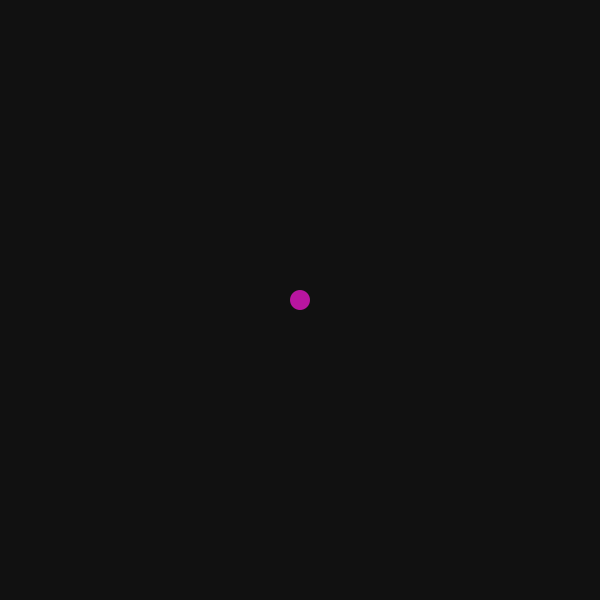
Frame 1 (no input)
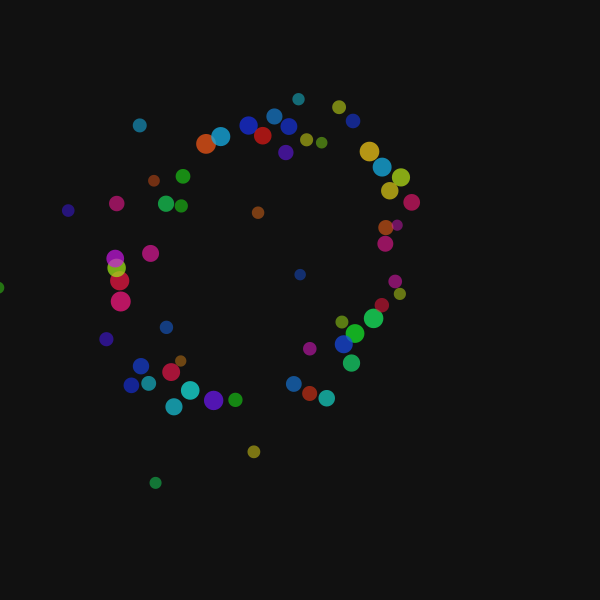
Frame 60 (the mouse pressed at the canvas centre just before this capture)
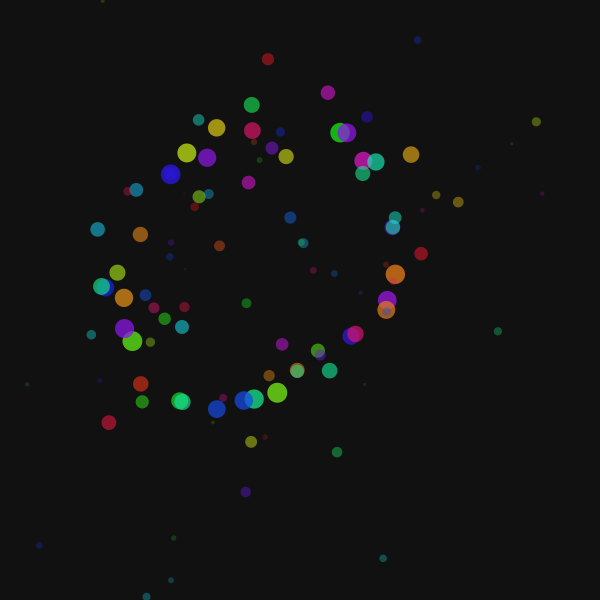
Frame 120 (the mouse held since frame 60 and released just before this capture)

The Processing sketch that drew these frames (run headless with seeded random() and noise(); from frame 60 on, the mouse is pressed at the canvas centre):

// Processing sketch: processing_117583
// ── processing_117583.pde

/*
Constantly Spawning Particle System
Written by Ka Kit Cheong, Modified by Michael Kontopoulos
Project C | Template 1
*/
float angle = 2.0;
float offset = 160;
float scalar = 140;
float speed = 5;


ParticleSystem ps;

void setup() {
  size(600, 600);
  smooth();
  noStroke();
  colorMode(HSB, 360, 100, 100);
  //Start the system off with just one particle.
  ps = new ParticleSystem(1, new PVector(width/2, height/2));
  noCursor();
}

void draw() {
  background(25);
  //Run the ParticleSystem object. 
  ps.run();
  //Add one new Particle to it each frame.
   angle += speed;
   
   float y1 = offset + sin(angle+20) * scalar;
  float y2 = offset + sin(angle + 160) * scalar;
  
  ps.addParticle(y2+100, y1+100);
}
class Particle{
  //http://processing.org/learning/pvector/
  //PVector is just a way of storing X and Y values in one object.
  PVector loc;
  PVector vel;
  PVector acc;
  float life;
  float h; //hue
  
  Particle(PVector _loc){
    loc = _loc.get();
    vel = new PVector(random(-1, 1), random(-1, 1), 0);
    acc = new PVector(random(-0.05,0.05), random(-0.05, 0.05), 0);
    life = 200.0;
    h = random(360);
  }

  void run(){
    display();
    update();
  }
  
  void display(){
    //Fill with the selected hue. Sat/Bright = 90. Alpha is linked to the life.
    fill(h, 90, 90, life);
    float a = life * 0.1; //Size also linked to life.
    ellipse(loc.x, loc.y, a,a);
  }
  
  void update(){
    //"add" for PVectors is identical to 
    //velocityX += accelerationX, velocityY += accelerationY
    vel.add(acc); //Add acceleration to velocity
    loc.add(vel); //Add velocity to position
    life -= 1.5;  //Decrease the lifespan by 2
  }
  
  boolean dead(){
    if(life <= 0.0){ //Am I dead???
      return true;
    } else{
      return false;
    }
  }
}
/*  ParticleSystem class.
    Manages a list of Particle objects.
    We use an ArrayList because it's easier to remove things from and the size
    can change dynamically: http://www.processing.org/reference/ArrayList.html
 */

class ParticleSystem {

  ArrayList particles; //The list of Particles
  PVector origin;  

  ParticleSystem(int num, PVector _origin) {
    particles = new ArrayList();
    origin = _origin.get();
    //Add "num" particles to this system. 
    for ( int i=0; i<num; i++) {
      particles.add(new Particle(origin));
    }
  }

  void run() {
    //Cycle through the list of particles
    for (int i = particles.size()-1; i>=0; i--) {
      //Grab a reference to the current particle we're looking at
      Particle p = (Particle) particles.get(i);
      //Call this particle's "run" method
      p.run();
      //Check to see if it's dead. If so, remove it from this list.
      if (p.dead()) {
        particles.remove(i);
      }
    }
  }
  //Add a single Particle
  void addParticle(float _x, float _y) {
    particles.add(new Particle(new PVector(_x, _y)));
  }
  
  //Is the particle system dead for whatever reason?
  boolean dead(){
     if(particles.isEmpty())
      return true;
     else
      return false; 
  }
}
